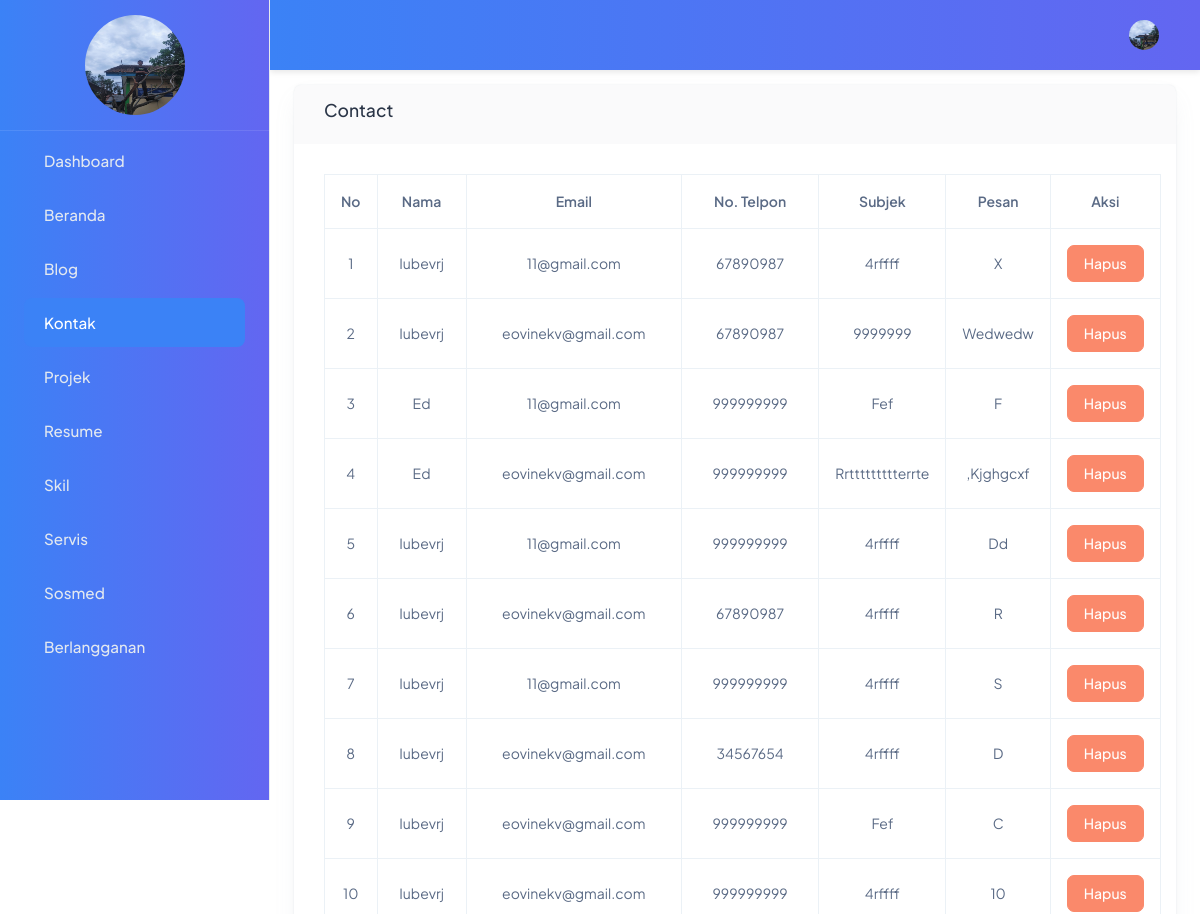
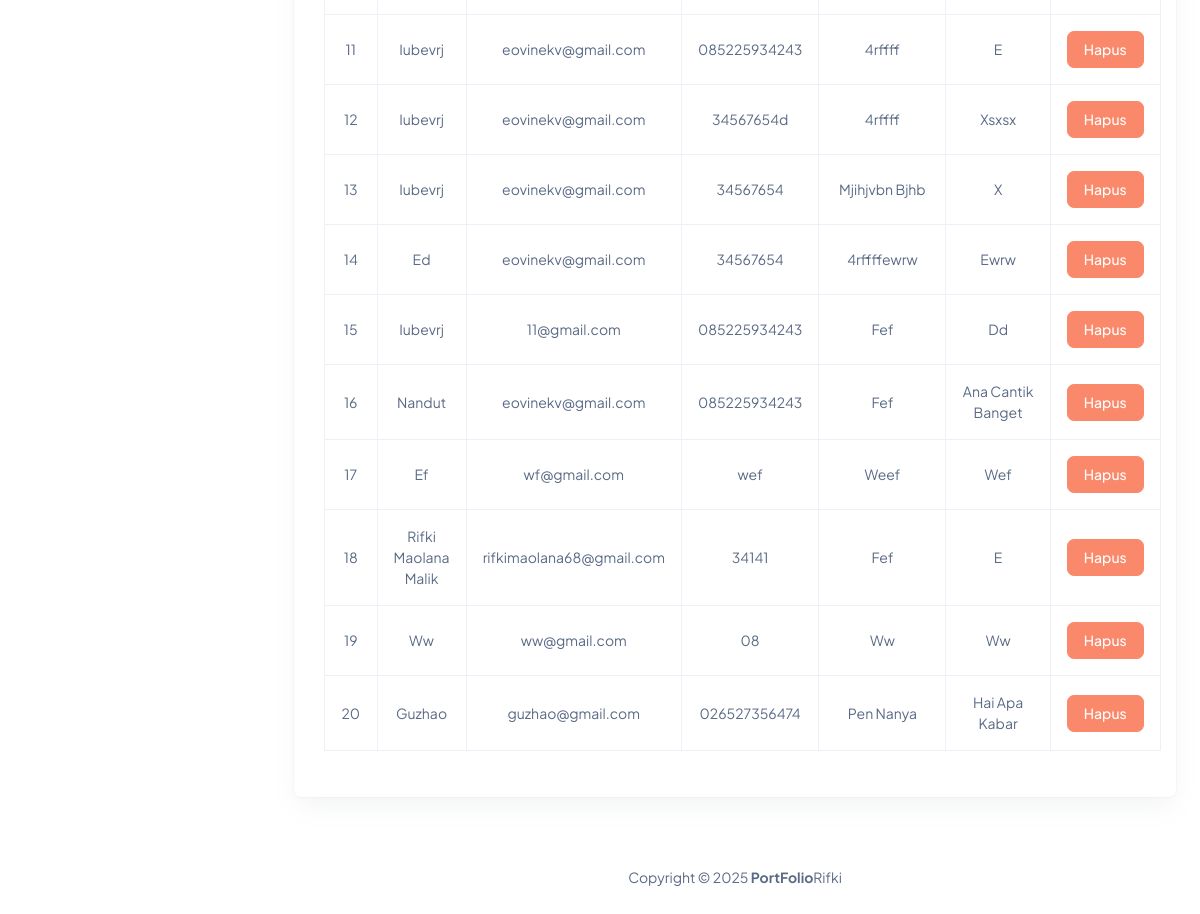
Page /backend/pages/contact/index.php on the committed database (2 pictures, top to bottom).
### tables this page shows
CREATE TABLE `abouts` (
  `id` bigint NOT NULL,
  `name` varchar(250) NOT NULL,
  `image` varchar(250) NOT NULL,
  `born` date NOT NULL,
  `zip_code` int NOT NULL,
  `email` varchar(250) NOT NULL,
  `phone` varchar(250) NOT NULL,
  `total_project` int NOT NULL,
  `work` varchar(250) NOT NULL,
  `address` varchar(250) NOT NULL,
  `description` text NOT NULL
);

CREATE TABLE `contacts` (
  `id` bigint NOT NULL,
  `name` varchar(250) NOT NULL,
  `email` varchar(250) NOT NULL,
  `phone` varchar(250) NOT NULL,
  `subject` varchar(250) NOT NULL,
  `massage` text NOT NULL
);

### backend/pages/contact/index.php (the view, shortened to what this page needs)
<?php
include '../../partials/header.php';
include '../../partials/sidebar.php';
include '../../partials/navbar.php';
$contacts = "SELECT * FROM contacts";
$result = mysqli_query($connect, $contacts) or die(mysqli_error($connect));
?>
<div class="row">
    <div class="col-12">
        <div class="card">
            <div class="card-header d-flex align-items-center justify-content-between">
                <h5 class="text-capitalize">Contact</h5>
            </div>
            <div class="card-body">
                <div class="tabel-responsive">
                    <table class="table table-bordered">
                        <thead>
                            <tr class="text-capitalize text-center">
                                <th>no</th>
                                <th>Nama</th>
                                <th>email</th>
                                <th>No. Telpon</th>
                                <th>Subjek</th>
                                <th>Pesan</th>
                                <th>Aksi</th>
                            </tr>
                        </thead>
                        <tbody>
                            <?php
                            $no = 1;
                            while ($item = $result->fetch_object()):
                            ?>
                                <tr class="align-middle text-center">
                                    <td><?= $no ?></td>
                                    <td class="text-capitalize"><?= $item->name ?></td>
                                    <td><?= $item->email ?></td>
                                    <td><?= $item->phone ?></td>
                                    <td class="text-capitalize"><?= $item->subject ?></td>
                                    <td class="text-capitalize"><?= $item->massage ?></td>
                                    <td>
                                        <a href="../../actions/contact/destroy.php?id=<?= $item->id ?>" class="btn btn-danger" onclick="return confirm('Apakah anda yakin')">Hapus</a>
                                    </td>
                                </tr>
                            <?php
                                $no++;
                            endwhile;
                            ?>
                        </tbody>
                    </table>
                </div>
            </div>
        </div>
    </div>
</div>
<?php
include '../../partials/footer.php';
?>

### backend/partials/sidebar.php (shortened to what this page needs)
<?php
$abouts = "SELECT * FROM abouts LIMIT 1";
$result = mysqli_query($connect, $abouts) or die(mysqli_error($connect));
?>
<body>
  <div class="body-wrapper" id="main-wrapper" data-layout="vertical" data-navbarbg="skin6" data-sidebartype="full"
    data-sidebar-position="fixed" data-header-position="fixed">
    <aside class="left-sidebar">
      <div>
        <div class="brand-logo  align-items-center justify-content-between">
          <a href="./index.php" class="text-nowrap logo-img">
            <?php
            while ($item = $result->fetch_object()):
            ?>
              <tr>
                <td>
                  <img src="../../../storages/about/<?= $item->image ?>" alt="Gambar" width="100" height="100" class="d-block mx-auto rounded-circle">
                </td>
              </tr>
            <?php
            endwhile;
            ?>
          </a>
        </div>
        <nav class="sidebar-nav scroll-sidebar text-capitalize" data-simplebar="">
          <ul id="sidebarnav">
            <li class="sidebar-item">
              <a class="sidebar-link" href="../dashboard/index.php" aria-expanded="false">
                <span class="hide-menu">Dashboard</span>
              </a>
            </li>
            <li class="sidebar-item">
              <a class="sidebar-link" href="../about/index.php" aria-expanded="false">
                <span class="hide-menu">Beranda</span>
              </a>
            </li>
            <li class="sidebar-item">
              <a class="sidebar-link" href="../Blog/index.php" aria-expanded="false">
                <span class="hide-menu">Blog</span>
              </a>
            </li>
            <li class="sidebar-item">
              <a class="sidebar-link" href="../contact/index.php" aria-expanded="false">
                <span class="hide-menu">Kontak</span>
              </a>
            </li>
            <li class="sidebar-item">
              <a class="sidebar-link" href="../project/index.php" aria-expanded="false">
                <span class="hide-menu">Projek</span>
              </a>
            </li>
            <li class="sidebar-item">
              <a class="sidebar-link" href="../resume/index.php" aria-expanded="false">
                <span class="hide-menu">Resume</span>
              </a>
            </li>
            <li class="sidebar-item">
              <a class="sidebar-link" href="../skill/index.php" aria-expanded="false">
                <span class="hide-menu">Skil</span>
              </a>
            </li>
            <li class="sidebar-item">
              <a class="sidebar-link" href="../service/index.php" aria-expanded="false">
                <span class="hide-menu">Servis</span>
              </a>
            </li>
            <li class="sidebar-item">
              <a class="sidebar-link" href="../socmed/index.php" aria-expanded="false">
                <span class="hide-menu">Sosmed</span>
              </a>
            </li>
            <li class="sidebar-item">
              <a class="sidebar-link" href="../buletin/index.php" aria-expanded="false">
                <span class="hide-menu">Berlangganan</span>
              </a>
            </li>
          </ul>
        </nav>
      </div>
    </aside>

### backend/partials/navbar.php (shortened to what this page needs)
<?php
    $abouts = "SELECT * FROM abouts LIMIT 1";
    $result = mysqli_query($connect, $abouts) or die(mysqli_error($connect));
?>
<div class="body-wrapper">
    <header class="app-header" style="background: linear-gradient(to right, #3b82f6, #6366f1); box-shadow: 0 2px 6px rgba(0, 0, 0, 0.1);">
        <nav class="navbar navbar-expand-lg">
            <div class="navbar-collapse justify-content-end px-0" id="navbarNav">
                <ul class="navbar-nav flex-row ms-auto align-items-center justify-content-end">
                    <li class="nav-item dropdown">
                        <a class="nav-link nav-icon-hover" href="javascript:void(0)" id="drop2"
                            data-bs-toggle="dropdown" aria-expanded="false">
                            <?php
                            while($item =$result->fetch_object()):
                                ?>
                                <tr>
                                    <td>
                                        <img src="../../../storages/about/<?= $item->image?>" alt="Gambar" width="30" height="30" class="rounded-circle">
                                    </td>
                                </tr>
                                <?php
                                endwhile;
                                ?>
                        </a>
                    </li>
                </ul>
            </div>
        </nav>
    </header>
    <div class="container-fluid">

### backend/partials/sidebar.php (style rules this page uses)
.left-sidebar { background: linear-gradient(to right, #3b82f6, #6366f1) !important; box-shadow: 0 0 15px rgba(0, 0, 0, 0); transition: all 0.3s ease; height: 100vh; overflow-y: auto; }
.brand-logo { padding: 15px 20px; border-bottom: 1px solid rgba(255, 255, 255, 0.1); }
.logo-img img { transition: transform 0.3s; }
.sidebar-nav { padding: 10px 0; }
.sidebar-item { margin: 5px 0; }
.sidebar-link { color: #e2e8f0 !important; padding: 12px 20px !important; border-radius: 8px !important; transition: all 0.3s ease; display: flex; align-items: center; }
.sidebar-link.active { background: #3b82f6 !important; color: white !important; }
.hide-menu { font-size: 0.95rem; font-weight: 500; }
.scroll-sidebar { scrollbar-width: thin; scrollbar-color: #3b82f6 transparent; }

### rows in the picture
abouts: image (picture)
contacts: name "Iubevrj", email "11@gmail.com", phone "67890987", subject "4rffff", massage "X"
contacts: name "Iubevrj", email "eovinekv@gmail.com", phone "67890987", subject "9999999", massage "Wedwedw"
contacts: name "Ed", email "11@gmail.com", phone "999999999", subject "Fef", massage "F"
contacts: name "Ed", email "eovinekv@gmail.com", phone "999999999", subject "Rrttttttttterrte", massage ",kjghgcxf"
contacts: name "Iubevrj", email "11@gmail.com", phone "999999999", subject "4rffff", massage "Dd"
contacts: name "Iubevrj", email "eovinekv@gmail.com", phone "67890987", subject "4rffff", massage "R"
contacts: name "Iubevrj", email "11@gmail.com", phone "999999999", subject "4rffff", massage "S"
contacts: name "Iubevrj", email "eovinekv@gmail.com", phone "34567654", subject "4rffff", massage "D"
contacts: name "Iubevrj", email "eovinekv@gmail.com", phone "999999999", subject "Fef", massage "C"
contacts: name "Iubevrj", email "eovinekv@gmail.com", phone "999999999", subject "4rffff", massage "10"
contacts: name "Iubevrj", email "eovinekv@gmail.com", phone "085225934243", subject "4rffff", massage "E"
contacts: name "Iubevrj", email "eovinekv@gmail.com", phone "34567654d", subject "4rffff", massage "Xsxsx"
contacts: name "Iubevrj", email "eovinekv@gmail.com", phone "34567654", subject "Mjihjvbn Bjhb", massage "X"
contacts: name "Ed", email "eovinekv@gmail.com", phone "34567654", subject "4rffffewrw", massage "Ewrw"
contacts: name "Iubevrj", email "11@gmail.com", phone "085225934243", subject "Fef", massage "Dd"
contacts: name "Nandut", email "eovinekv@gmail.com", phone "085225934243", subject "Fef", massage "Ana Cantik Banget"
contacts: name "Ef", email "wf@gmail.com", phone "wef", subject "Weef", massage "Wef"
contacts: name "Rifki Maolana Malik", email "rifkimaolana68@gmail.com", phone "34141", subject "Fef", massage "E"
contacts: name "Ww", email "ww@gmail.com", phone "08", subject "Ww", massage "Ww"
contacts: name "Guzhao", email "guzhao@gmail.com", phone "026527356474", subject "Pen Nanya", massage "Hai Apa Kabar"
